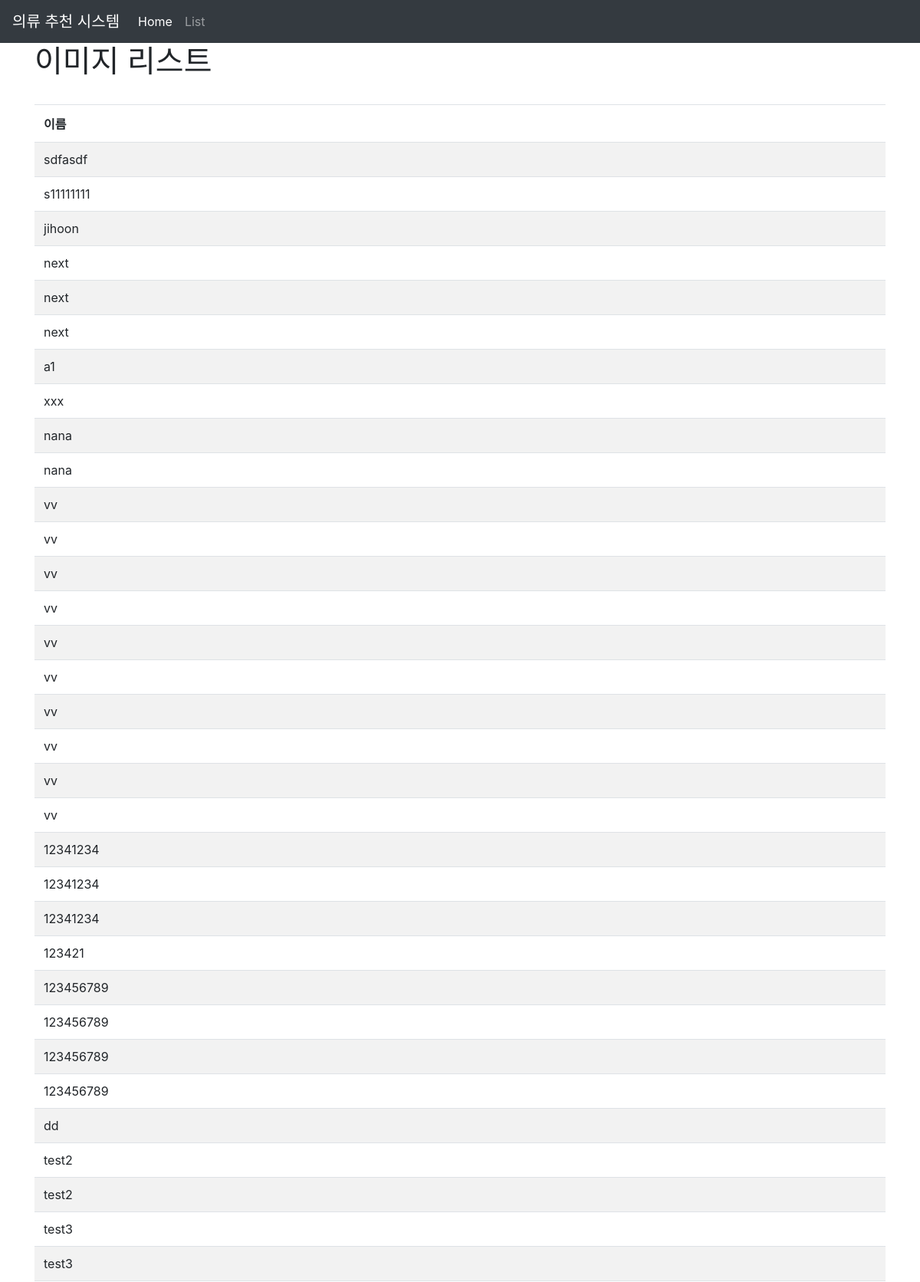
Page /list/ (upper part) on the committed database.
### frontpage/models.py (models this page shows)
class Image(models.Model):
    name = models.CharField(max_length=20)
    image = models.ImageField(blank=True, upload_to=user_path)
    upload_date = models.DateTimeField(auto_now_add=True)
    def __str__(self):
        return self.name

### frontpage/views.py (the view)
# urls.py: path('list/', views.show_list, name='list'),
def show_list(request):
    images = Image.objects.all()
    print(images)
    context = {'images': images}
    return render(request, 'frontpage/list.html', context)

### frontpage/templates/frontpage/list.html (shortened to what this page needs)
{% extends "frontpage/layout.html" %}
{% block content %}
<div class="container">
    <h1>이미지 리스트</h1>
    <br>
    {% if images %}
        <table class="table table-striped">
            <thead>
            <tr>
                <td><B>이름</B></td>
            </tr>
            </thead>
            <tbody>
            {% for image in images %}
            <tr>
                <td> {{image.name}} </td>
            </tr>
            {% endfor %}
            </tbody>
        </table>
    {% else %}
    업로드한 파일이 없습니다
    {% endif %}
</div>
{% endblock %}

### rows in the picture
Image: name "sdfasdf"
Image: name "s11111111"
Image: name "jihoon"
Image: name "next"
Image: name "next"
Image: name "next"
Image: name "a1"
Image: name "xxx"
Image: name "nana"
Image: name "nana"
Image: name "vv"
Image: name "vv"
Image: name "vv"
Image: name "vv"
Image: name "vv"
Image: name "vv"
Image: name "vv"
Image: name "vv"
Image: name "vv"
Image: name "vv"
Image: name "12341234"
Image: name "12341234"
Image: name "12341234"
Image: name "123421"
Image: name "123456789"
Image: name "123456789"
Image: name "123456789"
Image: name "123456789"
Image: name "dd"
Image: name "test2"
Image: name "test2"
Image: name "test3"
Image: name "test3"
